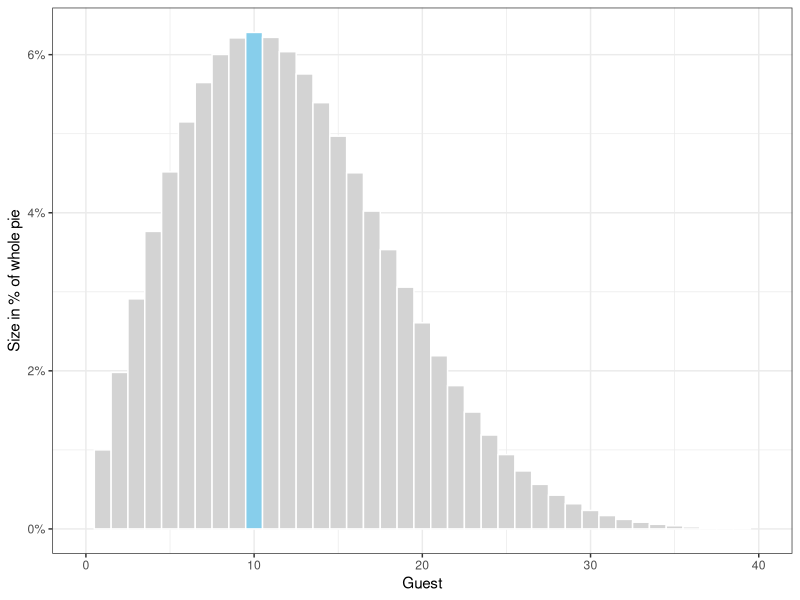

Recreate this plot in R.
## ---- chunk 1
i <- 1:100                       # guest numbers
p <- i/100                       # percentages
r <- c(1, cumprod(1 - p))[i]     # rests before guests are served
s <- p * r                       # sizes of pieces of pie
## ---- chunk 2
all.equal(sum(s), 1)
## ---- chunk 3
imax <- which.max(s)
imax
## ---- chunk 4
library(tidyverse)
l <- list(Guest = i, Rest = r, Percentage = p, Size = s)
df <- as_tibble(l) %>% 
    mutate(gets_largest_piece = Guest == imax)
ggplot(df, aes(x = Guest, y = Size)) +
    geom_col(aes(fill = gets_largest_piece),
             col = "white", width = 1, show.legend = FALSE) +
    xlim(0, 40) +
    scale_y_continuous("Size in % of whole pie", labels = scales::percent) +
    scale_fill_manual(values = c("lightgray", "skyblue")) +
    theme_bw()
